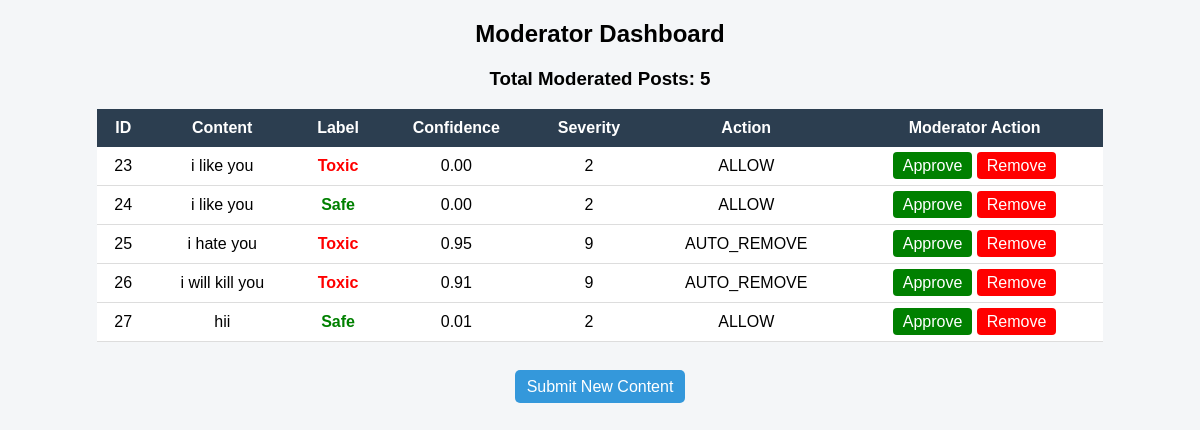
Page /dashboard on the earlier database version.
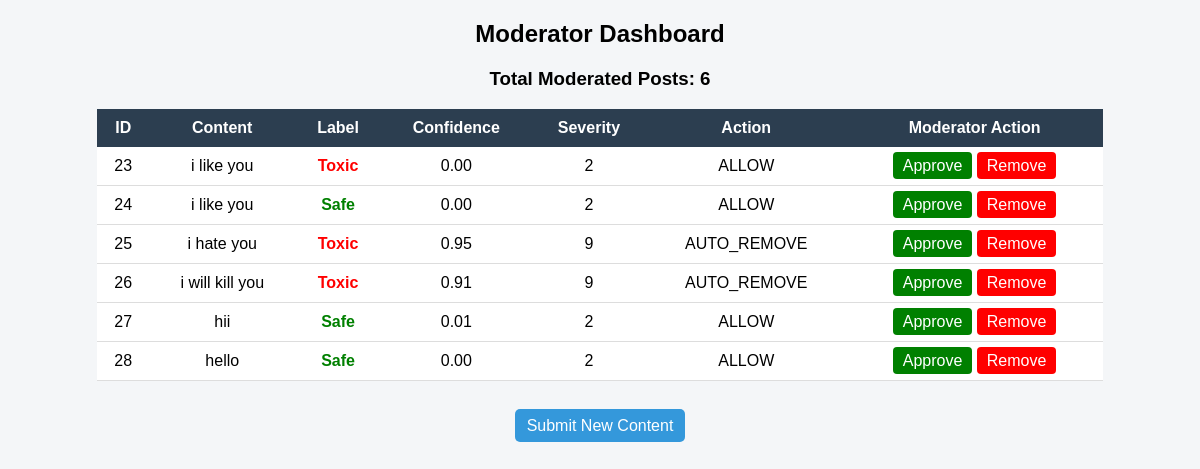
Same page on the later database version.
### tables this page shows
CREATE TABLE posts (
        id INTEGER PRIMARY KEY AUTOINCREMENT,
        content TEXT,
        label TEXT,
        confidence REAL,
        severity INTEGER,
        action TEXT
    );

### app.py (the view)
@app.route("/dashboard")
def dashboard():
    conn = sqlite3.connect("database.db")
    cursor = conn.cursor()
    cursor.execute("SELECT * FROM posts")
    posts = cursor.fetchall()
    cursor.execute("SELECT COUNT(*) FROM posts")
    total_posts = cursor.fetchone()[0]
    conn.close()
    return render_template(
        "dashboard.html",
        posts=posts,
        total_posts=total_posts
    )

### templates/dashboard.html (shortened to what this page needs)
<!DOCTYPE html>
<html>
<head>
</head>
<body>
<h2>Moderator Dashboard</h2>
<h3>Total Moderated Posts: {{ total_posts }}</h3>
<table>
<tr>
<th>ID</th>
<th>Content</th>
<th>Label</th>
<th>Confidence</th>
<th>Severity</th>
<th>Action</th>
<th>Moderator Action</th>
</tr>
{% for post in posts %}
<tr>
<td>{{ post[0] }}</td>
<td>{{ post[1] }}</td>
<td>
{% if post[2] == "toxic" %}
<span class="toxic">Toxic</span>
{% else %}
<span class="safe">Safe</span>
{% endif %}
</td>
<td>{{ "%.2f"|format(post[3]) }}</td>
<td>{{ post[4] }}</td>
<td>{{ post[5] }}</td>
<td>
<a class="btn-approve" href="/update/{{ post[0] }}/APPROVED">Approve</a>
<a class="btn-remove" href="/update/{{ post[0] }}/REMOVED">Remove</a>
</td>
</tr>
{% endfor %}
</table>
<br><br>
<a class="btn-home" href="/">Submit New Content</a>
</body>
</html>

### templates/dashboard.html (style rules this page uses)
body { font-family: Arial, sans-serif; background-color:#f4f6f8; text-align:center; }
h2 { margin-top:20px; }
table { margin:auto; border-collapse:collapse; width:85%; background:white; }
th { background:#2c3e50; color:white; padding:10px; }
td { padding:10px; border-bottom:1px solid #ddd; }
.safe { color:green; font-weight:bold; }
.toxic { color:red; font-weight:bold; }
.btn-approve { background:green; color:white; padding:5px 10px; text-decoration:none; border-radius:4px; }
.btn-remove { background:red; color:white; padding:5px 10px; text-decoration:none; border-radius:4px; }
.btn-home { background:#3498db; color:white; padding:8px 12px; text-decoration:none; border-radius:5px; }

Differences in the rows shown:
added posts: id "28", content "hello", label "Safe", confidence "0.00", severity "2", action "ALLOW"
Other differences:
{{ total_posts }}: "5" → "6"
